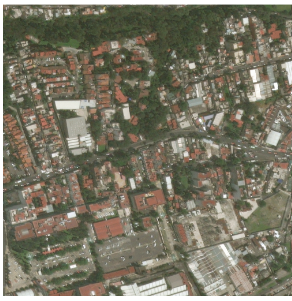
#> input picture input.png, 292 x 301 px
$ python diag_profiles.py
#> lines starting #> are read from the running program, lines starting #| are printed output that depends on the picture; after the words box and inside, x2 and y2 are one past the last pixel; in counts of white or black regions, pixels touching at a corner belong together
### common.py
"""Shared configuration and helpers for the scene3d pipeline.

Every number that is an ASSUMPTION rather than a measurement is defined here,
so it can be changed in one place and the whole pipeline rerun.
"""
import os
from pathlib import Path

import cv2
import numpy as np

HERE = Path(__file__).parent

# Which image the OUTLINES are taken from:
#   "original"  input.png, bicubic-upscaled x4 (adds no detail)
#   "enhanced"  input_enhanced.png, an AI x4 upscale of input.png. Reduced back to
#               292 x 301 px it matches the original (correlation 0.987, offset under
#               0.15 px), so it is geometrically faithful, but detail finer than one
#               original pixel was inferred by the upscaler and cannot be verified.
# Shadows and colours are always read from the original, whichever is chosen here.
SOURCE = os.environ.get("SCENE_SOURCE", "enhanced")
WORK = HERE / ("work" if SOURCE == "original" else "work_enhanced")
OUT = HERE / ("output" if SOURCE == "original" else "output_enhanced")
WORK.mkdir(exist_ok=True)
OUT.mkdir(exist_ok=True)

# ---------------------------------------------------------------- assumptions
# Ground sample distance of input.png. ESTIMATED, not from metadata:
#   * parked cars measure about 2.5-3 px long (a car is about 4.5 m)  -> 1.5-1.8 m/px
#   * a 1024 px tile at 0.5 m/px shown at 292 px wide                 -> 1.75 m/px
GSD_M = 1.75
GSD_REL_ERR = 0.15          # +/- 15 % (guess from the spread of the car measurements)

# Sun elevation above the horizon. ASSUMED: there is no metadata, and a single
# nadir image only fixes height / tan(elevation), never the two separately.
# 72 deg is a calibration, not a measurement: over the roughly 200 roofs with open
# ground on the shadow side the mean shadow width is about 0.5 px (median about
# 0.25 px). At 60 deg that would make the average building about 1.5 m tall, which
# no building is, so the sun was higher. 72 deg is the elevation at which that
# mean shadow width corresponds to roughly one storey (2.7 m). Every
# shadow-derived height scales with tan(elevation): x0.56 at 60 deg, x1.84 at 80 deg.
SUN_ELEV_DEG = 72.0
SUN_ELEV_RANGE = (60.0, 80.0)

# Image "up" is ASSUMED to be north.
NORTH_UP_ASSUMED = True

STOREY_M = 3.0              # storey height used for floor counts (convention)
TILED_PITCH_DEG = 25.0      # default pitch for tiled roofs (convention from the brief)

UPSCALE = 4                 # working resolution = input x UPSCALE (interpolated, adds no detail)


def load_content():
    """Return (rgb_content, (x0, y0, x1, y1)) with the white screenshot margin removed."""
    bgr = cv2.imread(str(HERE / "input.png"), cv2.IMREAD_COLOR)
#> bgr is the input picture: shape (301, 292, 3); mean B, G, R 100.5, 117.8, 121.5
    rgb = cv2.cvtColor(bgr, cv2.COLOR_BGR2RGB)
    gray = rgb.mean(axis=2)
    sat = rgb.max(axis=2).astype(int) - rgb.min(axis=2).astype(int)
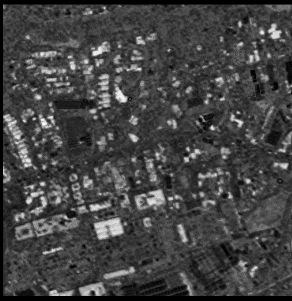
#> sat: shape (301, 292) int64; min 0, max 87, mean 23.3; drawn with min black and max white
    # A margin row/column is almost entirely near-white and colourless.
    white = (gray > 225) & (sat < 18)
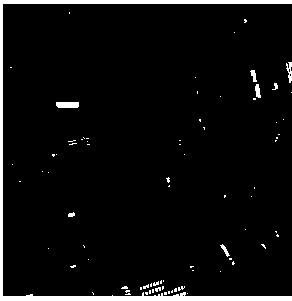
#> white: shape (301, 292) bool; 4.9% white; 79 white regions (70 under 20 px), largest, box (x1, y1, x2, y2) and area: (0, 0, 292, 301) 3562, (56, 102, 79, 108) 134, (286, 62, 292, 83) 72
    rows = white.mean(axis=1) < 0.85
    cols = white.mean(axis=0) < 0.85
    ys = np.where(rows)[0]
#> ys = 292 values from 4 to 295
    xs = np.where(cols)[0]
#> xs = 289 values from 3 to 291
    # inset by one pixel: the outermost row/column is blended with the white margin
    x0, x1, y0, y1 = xs[0] + 1, xs[-1], ys[0] + 1, ys[-1]
#> x0 = 4; x1 = 291; y0 = 5; y1 = 295
    return rgb[y0:y1, x0:x1].copy(), (int(x0), int(y0), int(x1), int(y1))


def upscale(rgb, k=UPSCALE):
    return cv2.resize(rgb, (rgb.shape[1] * k, rgb.shape[0] * k), interpolation=cv2.INTER_CUBIC)


# [27 lines left out: functions working_images, px_to_m, not called in this run]

### classify.py
"""Step 2a: per-pixel land-cover classes from colour.

The thumbnail is low-contrast with a yellow-green cast, so thresholds were tuned
on colours sampled from known surfaces in this image. Tree canopy and cast shadow have nearly the
same colour here (about RGB 76,78,60), so they share one class: DARK.

Classes (uint8 label image at working resolution):
  0 unclassified          4 grey roof candidate (light grey, colourless)
  1 dark: canopy/shadow   5 paved, mid-grey (roads, car parks, dark yards)
  2 red/terracotta roof   6 pale ground (bare soil, light paving, pale sheds)
  3 bright roof (white)   7 grass / low vegetation
"""
import cv2
import numpy as np

from common import WORK, load_content, upscale

DARK, RED, BRIGHT, GREYROOF, PAVED, PALE, GRASS = 1, 2, 3, 4, 5, 6, 7
NAMES = {0: "unclassified", DARK: "canopy_or_shadow", RED: "red_roof", BRIGHT: "bright_roof",
         GREYROOF: "grey_roof_candidate", PAVED: "paved", PALE: "pale_ground", GRASS: "grass"}
COLORS = {
    0: (90, 60, 110), DARK: (20, 90, 30), RED: (210, 70, 40), BRIGHT: (250, 250, 250),
    GREYROOF: (120, 170, 255), PAVED: (110, 110, 110), PALE: (215, 195, 150), GRASS: (120, 220, 90),
}
DARK_V = 90.0   # brightness below which a pixel counts as canopy/shadow


def features(rgb_up, sigma=1.0):
    f = cv2.GaussianBlur(rgb_up, (0, 0), sigma).astype(np.float32)
    R, G, B = f[..., 0], f[..., 1], f[..., 2]
    V = f.max(axis=2)
    S = (V - f.min(axis=2)) / np.maximum(V, 1)
    exg = (2 * G - R - B) / np.maximum(V, 1)
    return R, G, B, V, S, exg


# [27 lines left out: functions classify, colorize, not called in this run]


# [10 lines that do not run on import are left out]

### work/diag_profiles.py
"""Diagnostic: brightness just outside the largest roofs, on each of 8 sides."""
import json
import math
import sys

import cv2
import numpy as np

sys.path.insert(0, str(__import__("pathlib").Path(__file__).parent.parent))
import classify as C
from common import UPSCALE as K, WORK, load_content, upscale

rgb, box = load_content()
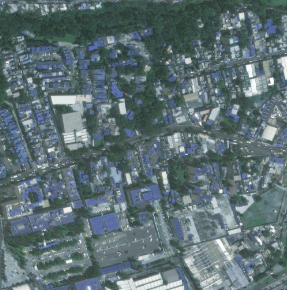
#> rgb: shape (290, 287, 3); mean of channels 0, 1, 2 115.7, 111.7, 93.7; drawn as B, G, R
#> box = (4, 5, 291, 295)
up = upscale(rgb)
R, G, B, V, S, exg = C.features(up)
#> in features, `R, G, B = f[..., 0], f[..., 1], f[..., 2]`:
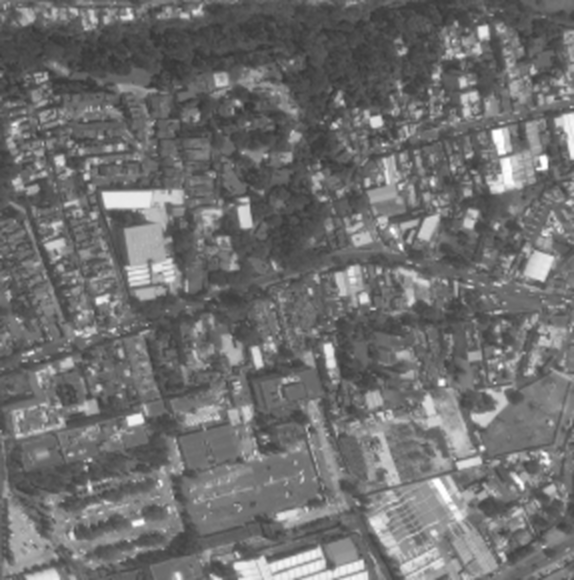
#> G: shape (1160, 1148) float32 (shown at 1/2 size); min 53, max 255, mean 111.7
#> in features, `R, G, B = f[..., 0], f[..., 1], f[..., 2]`:
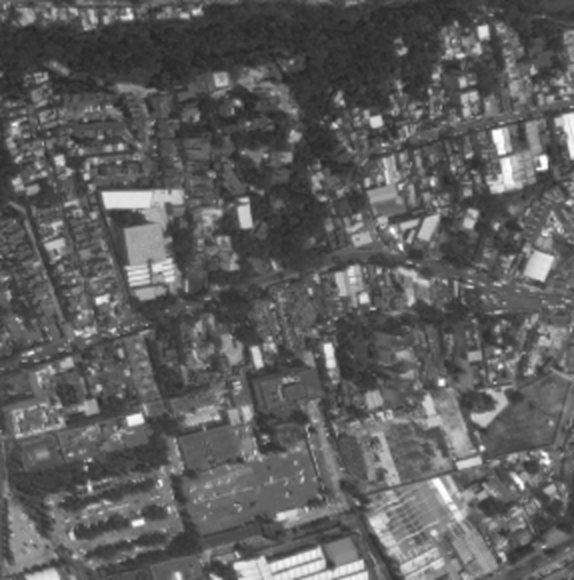
#> B: shape (1160, 1148) float32 (shown at 1/2 size); min 37, max 255, mean 93.7
#> in features, `S = (V - f.min(axis=2)) / np.maximum(V, 1)`:
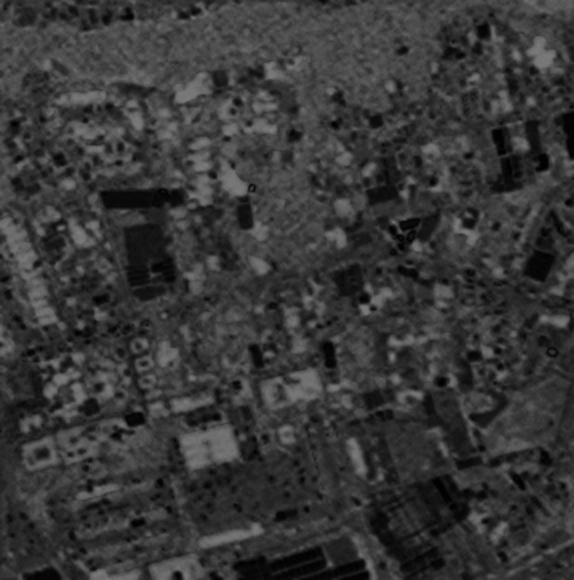
#> S: shape (1160, 1148) float32 (shown at 1/2 size); min 0, max 0.5, mean 0.218
#> in features, `exg = (2 * G - R - B) / np.maximum(V, 1)`:
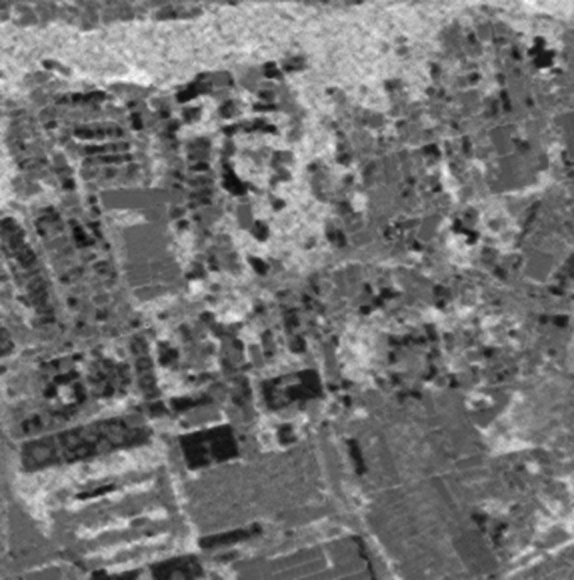
#> exg: shape (1160, 1148) float32 (shown at 1/2 size); min -0.302, max 0.697, mean 0.15; drawn with min black and max white
#> (the run stopped early here; a loop or call above may not have finished)
